Frame 1 (no input): blank canvas, image omitted
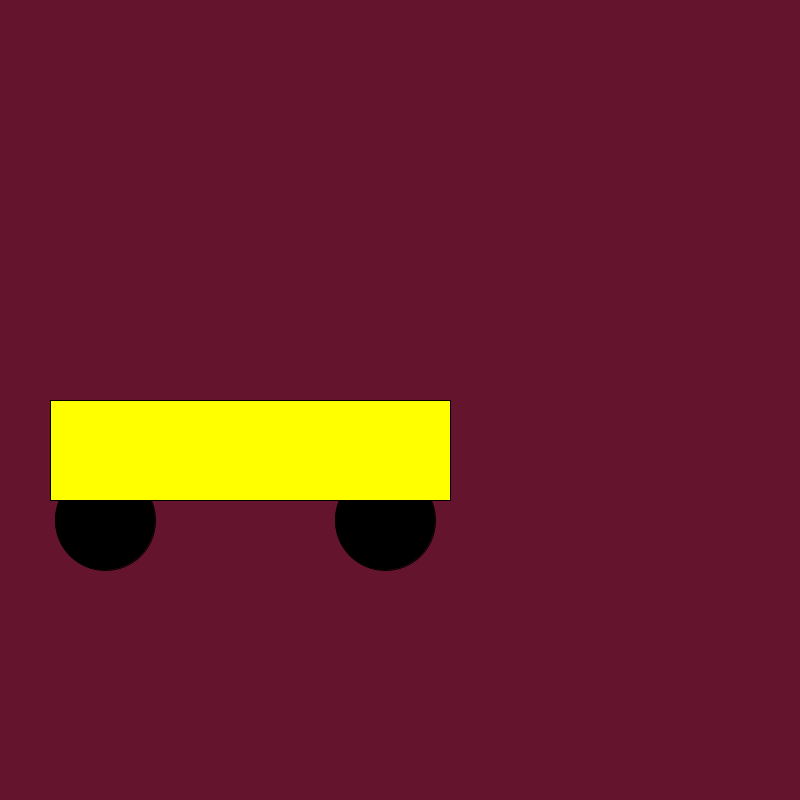
Frame 60 (the mouse pressed at the canvas centre just before this capture)
Frame 120 (the mouse held since frame 60 and released just before this capture): identical to frame 60, image omitted

The Processing sketch that drew this single still picture (run headless with seeded random() and noise(); from frame 60 on, the mouse is pressed at the canvas centre):

// Processing sketch: SS6_BusMoving
// ── SS6_BusMoving.pde

/*Atleast one array, two user defined functions, a timed event using millis(), and 
a conditional statement.*/
//SS6_BusMoving
int start; 
int time; 
int end; 
int time2;
int Stopwatch [] = {start, time, end, time2}; 
void setup(){
  size(800, 800);
  start = millis(); 
  time = 1000; 
  time2 = 10000; 
  
  
}

void draw(){
  background(255); 
   end = millis();
  if(end - start >= time){ 
  colorBackground(); 
    bus(); 
    
  
  } else if (Stopwatch[2] - Stopwatch[0] <= Stopwatch[3] && Stopwatch[2] - Stopwatch[0] >= Stopwatch[1]){
   background(0, 255, 0);  
  }
}

void bus(){
  fill(0);
  circle(105, 520, 100);
  circle(385, 520, 100);
  noFill();
  fill(255, 255, 0); 
  rect(50, 400, 400, 100);
  
   
}

void colorBackground(){
  int r = 100;
  int b = 45;
  int g = 20; 
 background(r, g, b);
 r +=10;
 
 
}
